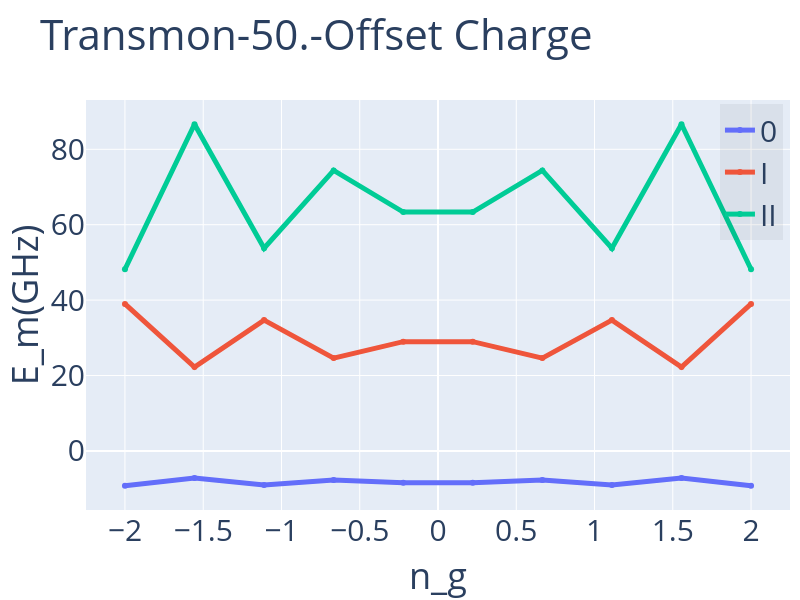

The cell this chart's notebook holds for it:
### Code cell
plotCompare(charge_offset,plots,'Transmon-Offset Charge','n_g','E_m(GHz)',export='pdf',size=(600,800))

### Figure 1 — Plotly figure (JSON) as saved in the notebook; plotly's stock layout.template omitted (floating-point values rounded to 4 significant figures)
{"data": [{"line": {"width": 5}, "name": "0", "type": "scatter", "x": [-2.0, -1.556, -1.111, -0.6667, -0.2222, 0.2222, 0.6667, 1.111, 1.556, 2.0], "y": [-9.246, -7.183, -9.027, -7.709, -8.441, -8.441, -7.709, -9.027, -7.183, -9.246]}, {"line": {"width": 5}, "name": "I", "type": "scatter", "x": [-2.0, -1.556, -1.111, -0.6667, -0.2222, 0.2222, 0.6667, 1.111, 1.556, 2.0], "y": [38.98, 22.25, 34.69, 24.62, 28.98, 28.98, 24.62, 34.69, 22.25, 38.98]}, {"line": {"width": 5}, "name": "II", "type": "scatter", "x": [-2.0, -1.556, -1.111, -0.6667, -0.2222, 0.2222, 0.6667, 1.111, 1.556, 2.0], "y": [48.18, 86.64, 53.74, 74.4, 63.33, 63.33, 74.4, 53.74, 86.64, 48.18]}], "layout": {"font": {"size": 30}, "height": 600, "legend": {"bgcolor": "rgba(0,0,0,.05)", "x": 0.99, "xanchor": "right", "y": 0.99, "yanchor": "top"}, "margin": {"r": 10, "t": 100}, "showlegend": true, "title": {"text": "Transmon-50.-Offset Charge"}, "width": 800, "xaxis": {"title": {"text": "n_g"}}, "yaxis": {"title": {"text": "E_m(GHz)"}}}}
